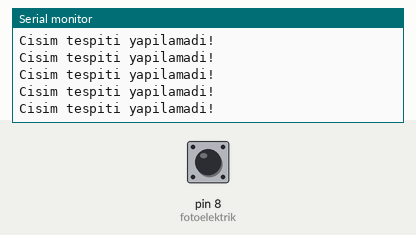
Recording of a sketch running on a simulated Arduino Uno, built with avr-gcc and run on an emulated ATmega328P. On the bench: the last lines printed to the serial monitor. Inputs (shaded band) come from the test bench; at power-on: pin 8 (fotoelektrik) LOW.

Above: at 1.2 s.
1.3 s: pin 8 (fotoelektrik) driven HIGH
At 2.0 s:
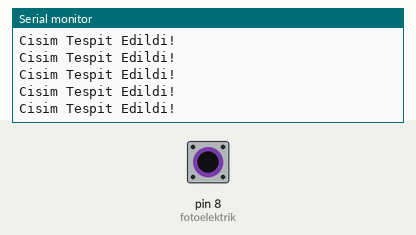
3.2 s: pin 8 (fotoelektrik) driven LOW
At 3.7 s:
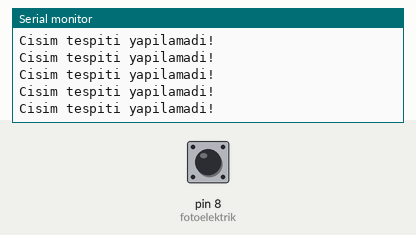
6.2 s: pin 8 (fotoelektrik) driven HIGH
At 7.1 s:
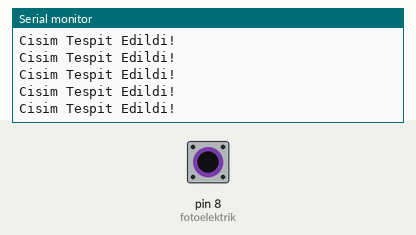
9.2 s: pin 8 (fotoelektrik) driven LOW
At 10.1 s:
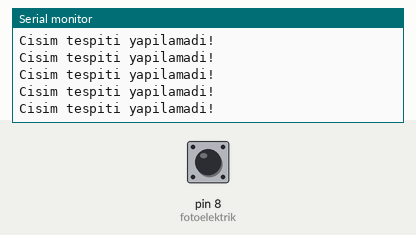
12.2 s: pin 8 (fotoelektrik) driven HIGH
At 12.9 s:
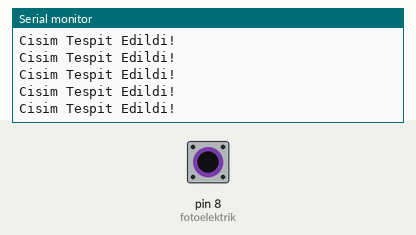
15.2 s: pin 8 (fotoelektrik) pulsed LOW 5 times (0.12 s each, 0.3 s apart)
At 15.7 s:
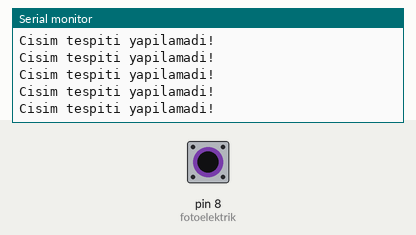

Measured:
- after the input at 1.3 s, the serial monitor: prints a new line after 0.08 s (image 1)

The sketch:

fotoelektrik.ino
```cpp
int fotoelektrik = 8;
int stateFoto = LOW;
int valueFoto;

void setup(){
    Serial.begin(9600);
    pinMode(fotoelektrik, INPUT);
}
void loop(){
    valueFoto = digitalRead(fotoelektrik);
    if(valueFoto == HIGH){
        Serial.println("Cisim Tespit Edildi!");
    }
    else if (valueFoto == LOW){
        Serial.println("Cisim tespiti yapilamadi!");
    }
}
```
